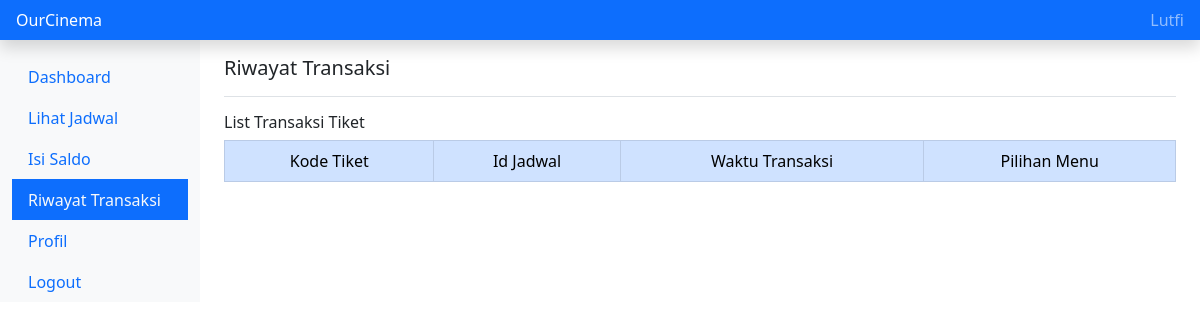
Page /riwayat_transaksi.php (signed in) on the earlier database version.
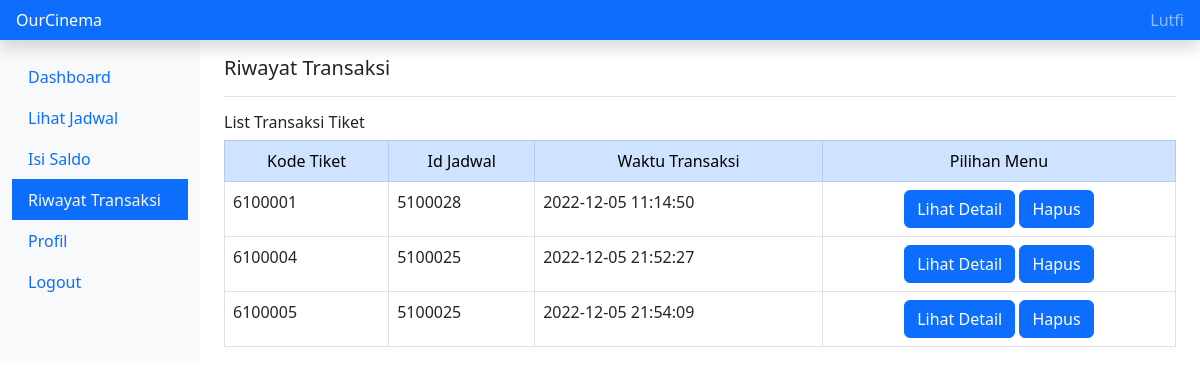
Same page on the later database version.
### tables this page shows
CREATE TABLE `transaksi_tiket` (
  `kode_tiket` int(11) NOT NULL,
  `id_user` int(11) NOT NULL,
  `id_jadwal` int(11) NOT NULL,
  `waktu_transaksi` datetime NOT NULL DEFAULT current_timestamp()
);

### riwayat_transaksi.php (the view, shortened to what this page needs)
<?php
require "konek.php";
$id_user = $_SESSION["user"]['id_user'];
$query="SELECT * FROM transaksi_tiket WHERE id_user=$id_user";
$execute = mysqli_query($mysqli, $query);
?>
<!doctype html>
<html lang="en">
  <head>
    <link href="https://cdn.jsdelivr.net/npm/bootstrap@5.2.2/dist/css/bootstrap.min.css" rel="stylesheet">
</head>
  <body>
    <header class="navbar navbar-dark sticky-top bg-primary flex-md-nowrap p-0 shadow">
        <a class="navbar-brand col-md-3 col-lg-2 me-0 px-3 fs-6" href="#">OurCinema</a>
        <div class="navbar-nav">
          <div class="nav-item text-nowrap">
            <a class="nav-link px-3" href="#"><?php echo  $_SESSION["user"]["nama_lengkap"] ?></a>
          </div>
        </div>
      </header>
      <div class="container-fluid">
        <div class="row">
          <nav id="sidebarMenu" class="col-md-3 col-lg-2 d-md-block bg-light sidebar collapse">
            <div class="position-sticky pt-3 sidebar-sticky">
              <ul class="nav flex-column">
                <li class="nav-item">
                  <a class="nav-link active" aria-current="page" href="home_user.php">
                    Dashboard
                  </a>
                </li>
                <li class="nav-item">
                  <a class="nav-link" href="lihat_jadwal.php">
                    Lihat Jadwal
                  </a>
                </li>
                <li class="nav-item">
                  <a class="nav-link" href="pengisian_saldo.php">
                    Isi Saldo
                  </a>
                </li>
                <li class="nav-item">
                  <a class="nav-link bg-primary text-light" href="riwayat_transaksi.php">
                    Riwayat Transaksi
                  </a>
                </li>
                <li class="nav-item">
                  <a class="nav-link" href="profil.php">
                    Profil
                  </a>
                </li>
                <li class="nav-item">
                  <a class="nav-link" href="logout.php">
                    Logout
                  </a>
                </li>
              </ul>
            </div>
          </nav>
          <main class="col-md-9 ms-sm-auto col-lg-10 px-md-4">
            <div class="d-flex justify-content-between flex-wrap flex-md-nowrap align-items-center pt-3 pb-2 mb-3 border-bottom">
              <h3 class="h5">Riwayat Transaksi</h3>
            </div>
            <h6 class="h6">List Transaksi Tiket</h6>
      <table class="table table-bordered">
				<thead class="table-primary">
				 <td align=center>Kode Tiket</td>
				 <td align=center>Id Jadwal</td>
         <td align=center>Waktu Transaksi</td>
         <td align=center>Pilihan Menu</td>
				</thead>
				<?php while($result = mysqli_fetch_assoc($execute)){ ?>
				<tr>
				 <td><?= $result['kode_tiket']?></td>
				 <td><?= $result['id_jadwal']?></td>
				 <td><?= $result['waktu_transaksi']?></td>
         <td align=center>
            <a href="detail_riwayat.php?KodeTiket=<?= $result['kode_tiket']?>""><button type="button" class="btn btn-primary">Lihat Detail</button></a>
            <a href="deleteTransaksi.php?KodeTiket=<?= $result['kode_tiket']?>"><button type="button" class="btn btn-primary">Hapus</button></a>
				 </td>
				</tr>
				<?php }?>
			</table>
          </main>
        </div>
    </div>
</body>
</html>

Differences in the rows shown:
now on this page (row edited): transaksi_tiket: kode_tiket "6100001", id_jadwal "5100028", waktu_transaksi "2022-12-05 11:14:50"
added transaksi_tiket: kode_tiket "6100004", id_jadwal "5100025", waktu_transaksi "2022-12-05 21:52:27"
added transaksi_tiket: kode_tiket "6100005", id_jadwal "5100025", waktu_transaksi "2022-12-05 21:54:09"
